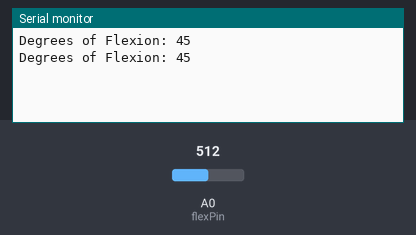
Simulated run of this sketch. Board: Arduino Uno, built with avr-gcc and run on an emulated ATmega328P. On the bench: the last lines printed to the serial monitor. The test bench sets the inputs (shaded band); at power-on: A0 (flexPin) = 512.

Above: at 1.8 s.
1.9 s: A0 (flexPin) set to 716
At 2.8 s:
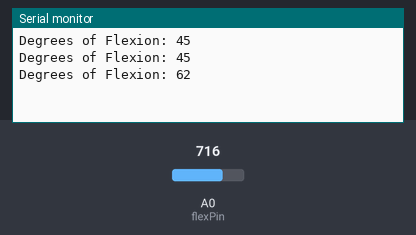
3.4 s: A0 (flexPin) set to 900
At 4.4 s:
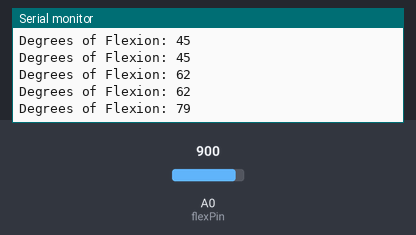
Timing chart, 0 to 6.4 s (numbered marks = the images above; inputs shaded):
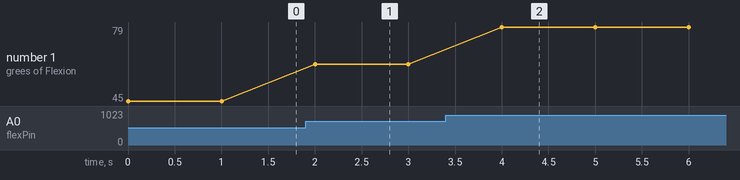

The sketch:

Flex_Sensor.ino
```cpp
const int flexPin = A0; // Analog pin connected to the flex sensor

void setup() {
  Serial.begin(9600);
}

void loop() {
  int flexValue = analogRead(flexPin);

  // Convert the analog reading to a degree of flexion (adjust values based on your sensor and calibration)
  int degrees = map(flexValue, 0, 1023, 0, 90); // Assumes 90 degrees maximum flexion

  Serial.print("Degrees of Flexion: ");
  Serial.println(degrees);

  delay(1000); // Delay for a moment before the next reading.
}
```

Measured:
- after the input at 1.9 s, the serial monitor: prints a new line after 0.10 s (image 1)
- after the input at 3.4 s, the serial monitor: prints a new line after 0.60 s (image 2)
- plotted number 1: 45 → 62 after the input at 1.9 s, 62 → 79 after the input at 3.4 s
